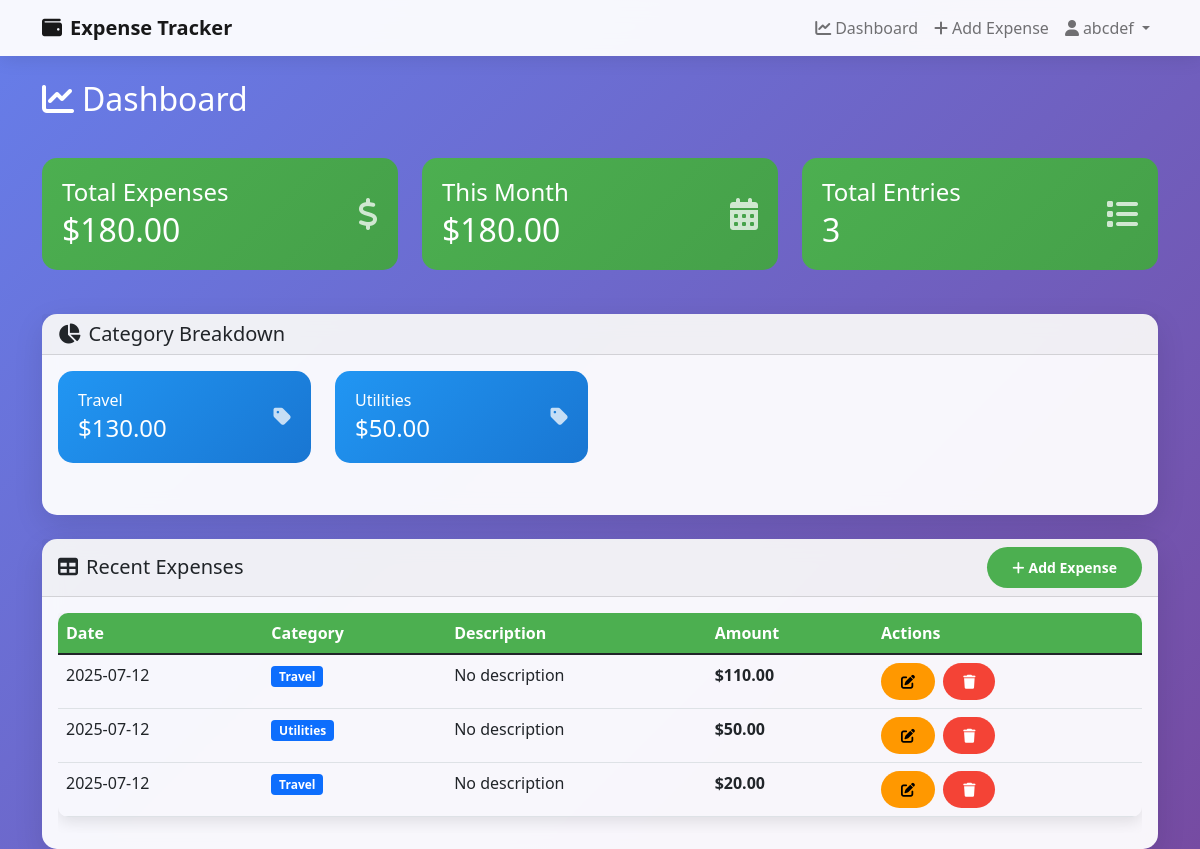
The page /dashboard (signed in) on the database its author committed.
### app.py (models this page shows)
class User(UserMixin, db.Model):
    id = db.Column(db.Integer, primary_key=True)
    username = db.Column(db.String(80), unique=True, nullable=False)
    email = db.Column(db.String(120), unique=True, nullable=False)
    password_hash = db.Column(db.String(120), nullable=False)
    expenses = db.relationship('Expense', backref='user', lazy=True)

class Expense(db.Model):
    id = db.Column(db.Integer, primary_key=True)
    amount = db.Column(db.Float, nullable=False)
    category = db.Column(db.String(50), nullable=False)
    description = db.Column(db.String(200))
    date = db.Column(db.DateTime, nullable=False, default=datetime.utcnow)
    user_id = db.Column(db.Integer, db.ForeignKey('user.id'), nullable=False)

### app.py (the view)
@app.route('/dashboard')
@login_required
def dashboard():
    expenses = Expense.query.filter_by(user_id=current_user.id).order_by(Expense.date.desc()).all()
    total_expenses = sum(expense.amount for expense in expenses)
    current_month = datetime.now().month
    current_year = datetime.now().year
    monthly_expenses = [expense for expense in expenses
                       if expense.date.month == current_month and expense.date.year == current_year]
    monthly_total = sum(expense.amount for expense in monthly_expenses)
    categories = {}
    for expense in expenses:
        if expense.category in categories:
            categories[expense.category] += expense.amount
        else:
            categories[expense.category] = expense.amount
    return render_template('dashboard.html',
                         expenses=expenses,
                         total_expenses=total_expenses,
                         monthly_total=monthly_total,
                         categories=categories)

### app.py (called while the page is built)
@login_manager.user_loader
def load_user(user_id):
    return User.query.get(int(user_id))

### templates/dashboard.html (shortened to what this page needs)
{% extends "base.html" %}
{% block content %}
<div class="row mb-4">
    <div class="col-12">
        <h2 class="text-white mb-3">
            <i class="fas fa-chart-line me-2"></i>Dashboard
        </h2>
    </div>
</div>
<div class="row mb-4">
    <div class="col-md-4">
        <div class="stats-card">
            <div class="d-flex justify-content-between align-items-center">
                <div>
                    <h4 class="mb-1">Total Expenses</h4>
                    <h2 class="mb-0">${{ "%.2f"|format(total_expenses) }}</h2>
                </div>
                <i class="fas fa-dollar-sign fa-2x opacity-75"></i>
            </div>
        </div>
    </div>
    <div class="col-md-4">
        <div class="stats-card">
            <div class="d-flex justify-content-between align-items-center">
                <div>
                    <h4 class="mb-1">This Month</h4>
                    <h2 class="mb-0">${{ "%.2f"|format(monthly_total) }}</h2>
                </div>
                <i class="fas fa-calendar-alt fa-2x opacity-75"></i>
            </div>
        </div>
    </div>
    <div class="col-md-4">
        <div class="stats-card">
            <div class="d-flex justify-content-between align-items-center">
                <div>
                    <h4 class="mb-1">Total Entries</h4>
                    <h2 class="mb-0">{{ expenses|length }}</h2>
                </div>
                <i class="fas fa-list fa-2x opacity-75"></i>
            </div>
        </div>
    </div>
</div>
<div class="row mb-4">
    <div class="col-12">
        <div class="card">
            <div class="card-header">
                <h5 class="mb-0">
                    <i class="fas fa-chart-pie me-2"></i>Category Breakdown
                </h5>
            </div>
            <div class="card-body">
                <div class="row">
                    {% for category, amount in categories.items() %}
                    <div class="col-md-3 col-sm-6 mb-3">
                        <div class="category-card">
                            <div class="d-flex justify-content-between align-items-center">
                                <div>
                                    <h6 class="mb-1">{{ category }}</h6>
                                    <h4 class="mb-0">${{ "%.2f"|format(amount) }}</h4>
                                </div>
                                <i class="fas fa-tag fa-lg opacity-75"></i>
                            </div>
                        </div>
                    </div>
                    {% endfor %}
                </div>
            </div>
        </div>
    </div>
</div>
<div class="row">
    <div class="col-12">
        <div class="card">
            <div class="card-header d-flex justify-content-between align-items-center">
                <h5 class="mb-0">
                    <i class="fas fa-table me-2"></i>Recent Expenses
                </h5>
                <a href="{{ url_for('add_expense') }}" class="btn btn-primary btn-sm">
                    <i class="fas fa-plus me-1"></i>Add Expense
                </a>
            </div>
            <div class="card-body">
                {% if expenses %}
                <div class="table-responsive">
                    <table class="table table-hover">
                        <thead>
                            <tr>
                                <th>Date</th>
                                <th>Category</th>
                                <th>Description</th>
                                <th>Amount</th>
                                <th>Actions</th>
                            </tr>
                        </thead>
                        <tbody>
                            {% for expense in expenses %}
                            <tr>
                                <td>{{ expense.date.strftime('%Y-%m-%d') }}</td>
                                <td>
                                    <span class="badge bg-primary">{{ expense.category }}</span>
                                </td>
                                <td>{{ expense.description or 'No description' }}</td>
                                <td class="fw-bold">${{ "%.2f"|format(expense.amount) }}</td>
                                <td>
                                    <a href="{{ url_for('edit_expense', expense_id=expense.id) }}"
                                       class="btn btn-warning btn-sm me-1">
                                        <i class="fas fa-edit"></i>
                                    </a>
                                    <a href="{{ url_for('delete_expense', expense_id=expense.id) }}"
                                       class="btn btn-danger btn-sm"
                                       onclick="return confirm('Are you sure you want to delete this expense?')">
                                        <i class="fas fa-trash"></i>
                                    </a>
                                </td>
                            </tr>
                            {% endfor %}
                        </tbody>
                    </table>
                </div>
                {% endif %}
            </div>
        </div>
    </div>
</div>
{% endblock %}

### templates/base.html (shortened to what this page needs)
<!DOCTYPE html>
<html lang="en">
<head>
    <link href="https://cdn.jsdelivr.net/npm/bootstrap@5.1.3/dist/css/bootstrap.min.css" rel="stylesheet">
    <link href="https://cdnjs.cloudflare.com/ajax/libs/font-awesome/6.0.0/css/all.min.css" rel="stylesheet">
</head>
<body>
    <nav class="navbar navbar-expand-lg navbar-light fixed-top">
        <div class="container">
            <a class="navbar-brand fw-bold" href="{{ url_for('dashboard') }}">
                <i class="fas fa-wallet me-2"></i>Expense Tracker
            </a>
            {% if current_user.is_authenticated %}
            <div class="collapse navbar-collapse" id="navbarNav">
                <ul class="navbar-nav ms-auto">
                    <li class="nav-item">
                        <a class="nav-link" href="{{ url_for('dashboard') }}">
                            <i class="fas fa-chart-line me-1"></i>Dashboard
                        </a>
                    </li>
                    <li class="nav-item">
                        <a class="nav-link" href="{{ url_for('add_expense') }}">
                            <i class="fas fa-plus me-1"></i>Add Expense
                        </a>
                    </li>
                    <li class="nav-item dropdown">
                        <a class="nav-link dropdown-toggle" href="#" id="navbarDropdown" role="button" data-bs-toggle="dropdown">
                            <i class="fas fa-user me-1"></i>{{ current_user.username }}
                        </a>
                    </li>
                </ul>
            </div>
            {% endif %}
        </div>
    </nav>
    <div class="main-container">
        <div class="container">
            {% block content %}{% endblock %}
        </div>
    </div>
</body>
</html>

### templates/base.html (style rules this page uses)
:root { --primary-color: #4CAF50; --secondary-color: #2196F3; --danger-color: #f44336; --warning-color: #ff9800; --success-color: #4CAF50; --dark-color: #333; --light-color: #f8f9fa; }
body { background: linear-gradient(135deg, #667eea 0%, #764ba2 100%); min-height: 100vh; font-family: 'Segoe UI', Tahoma, Geneva, Verdana, sans-serif; }
.navbar { background: rgba(255, 255, 255, 0.95) !important; backdrop-filter: blur(10px); box-shadow: 0 2px 20px rgba(0,0,0,0.1); }
.card { border: none; border-radius: 15px; box-shadow: 0 10px 30px rgba(0,0,0,0.1); backdrop-filter: blur(10px); background: rgba(255, 255, 255, 0.95); }
.btn-primary { background: var(--primary-color); border: none; border-radius: 25px; padding: 10px 25px; font-weight: 600; transition: all 0.3s ease; }
.btn-danger { background: var(--danger-color); border: none; border-radius: 25px; padding: 8px 20px; font-weight: 600; }
.btn-warning { background: var(--warning-color); border: none; border-radius: 25px; padding: 8px 20px; font-weight: 600; }
.table { border-radius: 10px; overflow: hidden; box-shadow: 0 5px 15px rgba(0,0,0,0.1); }
.table thead th { background: var(--primary-color); color: white; border: none; font-weight: 600; }
.stats-card { background: linear-gradient(135deg, var(--primary-color), #45a049); color: white; border-radius: 15px; padding: 20px; margin-bottom: 20px; }
.category-card { background: linear-gradient(135deg, var(--secondary-color), #1976D2); color: white; border-radius: 15px; padding: 20px; margin-bottom: 20px; }
.main-container { padding-top: 80px; min-height: 100vh; }

### rows shown on the page
User: username "abcdef"
Expense: category "Travel", amount "130.00", date "2025-07-12", description "No description", amount "110.00"
Expense: category "Utilities", amount "50.00", date "2025-07-12", description "No description"
Expense: date "2025-07-12", category "Travel", description "No description", amount "20.00"

### other values the page prints
{{ "%.2f"|format(total_expenses) }} "180.00"
{{ "%.2f"|format(monthly_total) }} "180.00"
{{ expenses|length }} "3"
